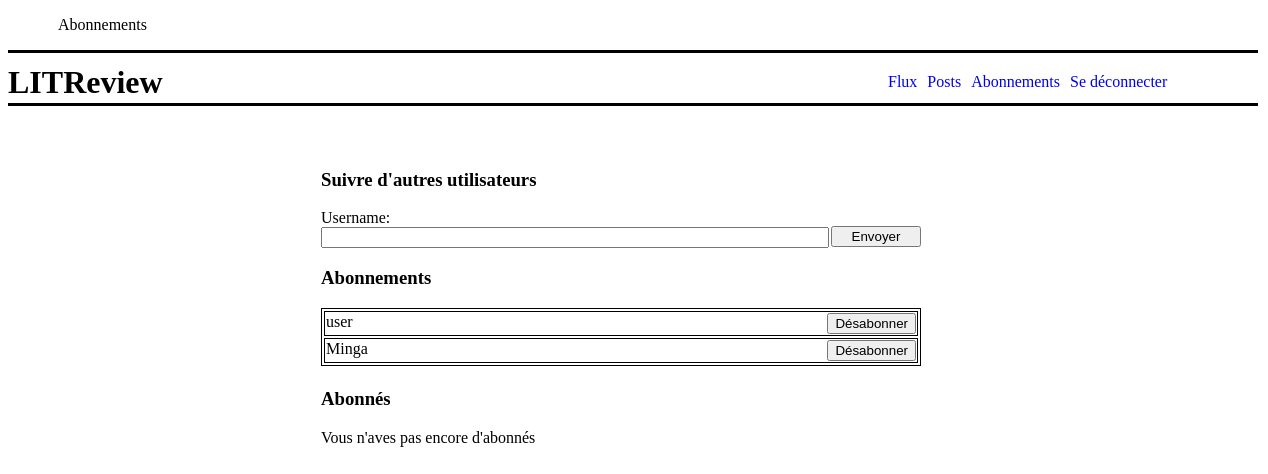
Before: /follows/ (signed in) with the older database file.
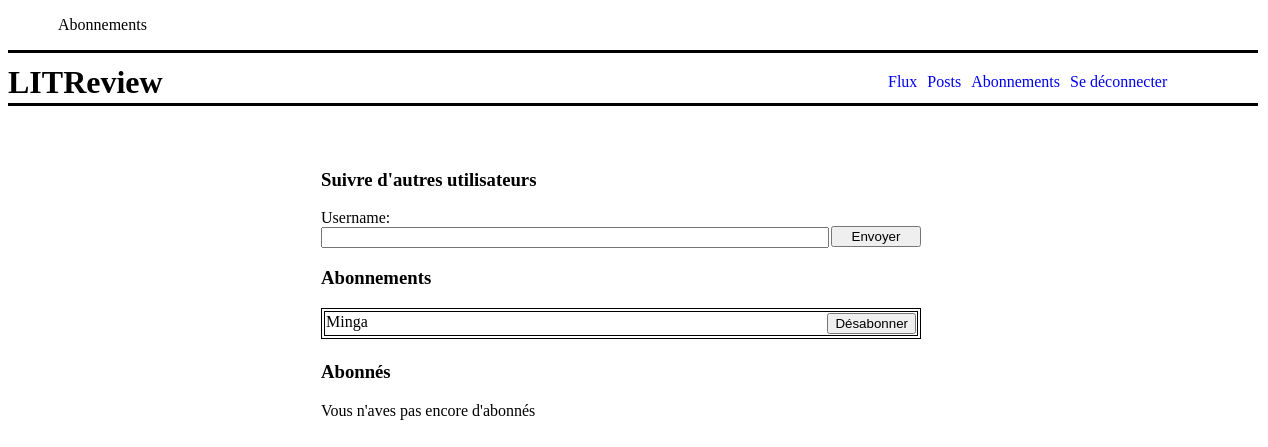
After: the same page with the newer database file.
### application/models.py (models this page shows)
class UserFollows(models.Model):
	user = models.ForeignKey(settings.AUTH_USER_MODEL, on_delete=models.CASCADE,
		related_name='following')
	followed_user = models.ForeignKey(settings.AUTH_USER_MODEL, on_delete=models.CASCADE,
		related_name='followed_by')
	class Meta:
		unique_together = ('user', 'followed_user',)

### authentication/models.py (models this page shows)
class User(AbstractUser):
	profile_photo = models.ImageField(verbose_name='Photo de profil')

### application/views.py (the view, shortened to what this page needs)
# urls.py: path('follows/', application.views.follows, name='follows'),
@login_required
def follows(request):
	form = forms.UserFollowsForm()
	followers = models.UserFollows.objects.filter(followed_user=request.user)
	follows = models.UserFollows.objects.filter(user=request.user)
	error = None
	context = {'form': form, 'followers': followers,
		'follows': follows, 'page_name': 'Abonnements', 'error': error}
	return render(request, 'application/follows.html', context=context)

### application/forms.py
class UserFollowsForm(forms.Form):
		username = forms.CharField(max_length=100)

### application/templates/application/follows.html (shortened to what this page needs)
{% extends 'base.html' %}
{% block content %}
{% load static %}
	<link rel="stylesheet" type="text/css" href="{% static 'application/follows.css' %}">
	<div class="container">
		<h3>Suivre d'autres utilisateurs</h3>
		<form method="post">
			{{ form.as_p }}
			<button type="submit" value="Follow">Envoyer</button>
		</form>
		<h3>Abonnements</h3>
		{% if follows|length != 0 %}
			<table>
				{% for link in follows %}
					<tr>
						<td>{{ link.followed_user }}<a href="{% url 'unfollow' link.id %}"><input type="submit" value="Désabonner"></a></td>
					</tr>
				{% endfor %}
			</table>
		{% else %}
			<p>Vous n'avez pas encore d'abonnements</p>
		{% endif %}
		<h3>Abonnés</h3>
		{% if followers == None %}
		<table>
			{% for link in followers %}
				<tr>
					<td>{{ link.user }}</td>
				</tr>
			{% endfor %}
		</table>
		{% else %}
			<p>Vous n'aves pas encore d'abonnés</p>
		{% endif %}
	</div>
{% endblock %}

Changed rows visible on the page:
removed UserFollows: followed_user "user"
